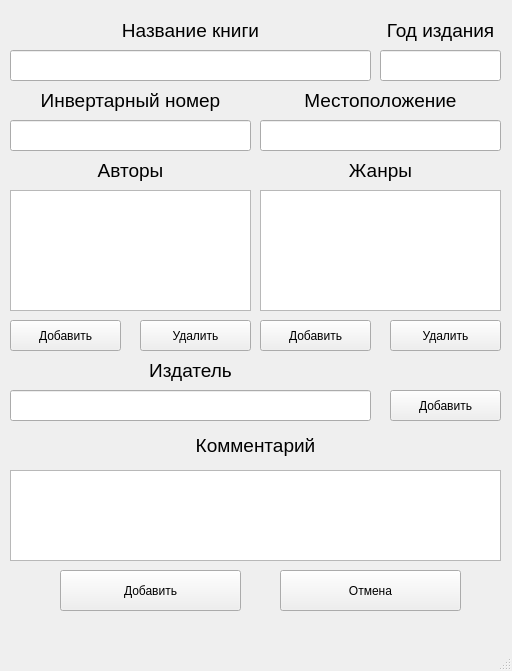
<?xml version="1.0" encoding="UTF-8"?>
<ui version="4.0">
 <class>MainWindow</class>
 <widget class="QMainWindow" name="MainWindow">
  <property name="geometry">
   <rect>
    <x>0</x>
    <y>0</y>
    <width>512</width>
    <height>671</height>
   </rect>
  </property>
  <property name="windowTitle">
   <string>Добавление книги</string>
  </property>
  <property name="documentMode">
   <bool>false</bool>
  </property>
  <widget class="QWidget" name="centralwidget">
   <widget class="QLabel" name="label_6">
    <property name="geometry">
     <rect>
      <x>10</x>
      <y>20</y>
      <width>361</width>
      <height>21</height>
     </rect>
    </property>
    <property name="font">
     <font>
      <pointsize>14</pointsize>
      <weight>50</weight>
      <bold>false</bold>
     </font>
    </property>
    <property name="text">
     <string>Название книги</string>
    </property>
    <property name="alignment">
     <set>Qt::AlignCenter</set>
    </property>
   </widget>
   <widget class="QLineEdit" name="line_name">
    <property name="geometry">
     <rect>
      <x>10</x>
      <y>50</y>
      <width>361</width>
      <height>31</height>
     </rect>
    </property>
    <property name="font">
     <font>
      <pointsize>14</pointsize>
     </font>
    </property>
   </widget>
   <widget class="QLabel" name="label_3">
    <property name="geometry">
     <rect>
      <x>380</x>
      <y>20</y>
      <width>121</width>
      <height>21</height>
     </rect>
    </property>
    <property name="font">
     <font>
      <pointsize>14</pointsize>
      <weight>50</weight>
      <bold>false</bold>
     </font>
    </property>
    <property name="text">
     <string>Год издания</string>
    </property>
    <property name="alignment">
     <set>Qt::AlignCenter</set>
    </property>
   </widget>
   <widget class="QLineEdit" name="line_year">
    <property name="geometry">
     <rect>
      <x>380</x>
      <y>50</y>
      <width>121</width>
      <height>31</height>
     </rect>
    </property>
    <property name="font">
     <font>
      <pointsize>14</pointsize>
     </font>
    </property>
    <property name="alignment">
     <set>Qt::AlignCenter</set>
    </property>
   </widget>
   <widget class="QLineEdit" name="line_name_2">
    <property name="geometry">
     <rect>
      <x>10</x>
      <y>120</y>
      <width>241</width>
      <height>31</height>
     </rect>
    </property>
    <property name="font">
     <font>
      <pointsize>14</pointsize>
     </font>
    </property>
   </widget>
   <widget class="QLabel" name="label_7">
    <property name="geometry">
     <rect>
      <x>10</x>
      <y>90</y>
      <width>241</width>
      <height>21</height>
     </rect>
    </property>
    <property name="font">
     <font>
      <pointsize>14</pointsize>
      <weight>50</weight>
      <bold>false</bold>
     </font>
    </property>
    <property name="text">
     <string>Инвертарный номер</string>
    </property>
    <property name="alignment">
     <set>Qt::AlignCenter</set>
    </property>
   </widget>
   <widget class="QTableWidget" name="table_authors">
    <property name="geometry">
     <rect>
      <x>10</x>
      <y>190</y>
      <width>241</width>
      <height>121</height>
     </rect>
    </property>
    <property name="font">
     <font>
      <pointsize>12</pointsize>
     </font>
    </property>
    <property name="layoutDirection">
     <enum>Qt::LeftToRight</enum>
    </property>
    <attribute name="verticalHeaderVisible">
     <bool>false</bool>
    </attribute>
   </widget>
   <widget class="QLabel" name="label_2">
    <property name="geometry">
     <rect>
      <x>10</x>
      <y>160</y>
      <width>241</width>
      <height>21</height>
     </rect>
    </property>
    <property name="font">
     <font>
      <pointsize>14</pointsize>
      <weight>50</weight>
      <bold>false</bold>
     </font>
    </property>
    <property name="text">
     <string>Авторы</string>
    </property>
    <property name="alignment">
     <set>Qt::AlignCenter</set>
    </property>
   </widget>
   <widget class="QPushButton" name="btn_add_tab_auth">
    <property name="geometry">
     <rect>
      <x>10</x>
      <y>320</y>
      <width>111</width>
      <height>31</height>
     </rect>
    </property>
    <property name="text">
     <string>Добавить</string>
    </property>
   </widget>
   <widget class="QPushButton" name="btn_del_auth_tab">
    <property name="geometry">
     <rect>
      <x>140</x>
      <y>320</y>
      <width>111</width>
      <height>31</height>
     </rect>
    </property>
    <property name="text">
     <string>Удалить</string>
    </property>
   </widget>
   <widget class="QTableWidget" name="table_genre">
    <property name="geometry">
     <rect>
      <x>260</x>
      <y>190</y>
      <width>241</width>
      <height>121</height>
     </rect>
    </property>
   </widget>
   <widget class="QLabel" name="label_8">
    <property name="geometry">
     <rect>
      <x>260</x>
      <y>160</y>
      <width>241</width>
      <height>21</height>
     </rect>
    </property>
    <property name="font">
     <font>
      <pointsize>14</pointsize>
      <weight>50</weight>
      <bold>false</bold>
     </font>
    </property>
    <property name="text">
     <string>Жанры</string>
    </property>
    <property name="alignment">
     <set>Qt::AlignCenter</set>
    </property>
   </widget>
   <widget class="QPushButton" name="btn_del_auth_tab_2">
    <property name="geometry">
     <rect>
      <x>390</x>
      <y>320</y>
      <width>111</width>
      <height>31</height>
     </rect>
    </property>
    <property name="text">
     <string>Удалить</string>
    </property>
   </widget>
   <widget class="QPushButton" name="btn_add_tab_auth_2">
    <property name="geometry">
     <rect>
      <x>260</x>
      <y>320</y>
      <width>111</width>
      <height>31</height>
     </rect>
    </property>
    <property name="text">
     <string>Добавить</string>
    </property>
   </widget>
   <widget class="QLineEdit" name="line_name_3">
    <property name="geometry">
     <rect>
      <x>260</x>
      <y>120</y>
      <width>241</width>
      <height>31</height>
     </rect>
    </property>
    <property name="font">
     <font>
      <pointsize>14</pointsize>
     </font>
    </property>
   </widget>
   <widget class="QLabel" name="label_9">
    <property name="geometry">
     <rect>
      <x>260</x>
      <y>90</y>
      <width>241</width>
      <height>21</height>
     </rect>
    </property>
    <property name="font">
     <font>
      <pointsize>14</pointsize>
      <weight>50</weight>
      <bold>false</bold>
     </font>
    </property>
    <property name="text">
     <string>Местоположение</string>
    </property>
    <property name="alignment">
     <set>Qt::AlignCenter</set>
    </property>
   </widget>
   <widget class="QLineEdit" name="line_name_4">
    <property name="geometry">
     <rect>
      <x>10</x>
      <y>390</y>
      <width>361</width>
      <height>31</height>
     </rect>
    </property>
    <property name="font">
     <font>
      <pointsize>14</pointsize>
     </font>
    </property>
   </widget>
   <widget class="QPushButton" name="btn_add_tab_auth_3">
    <property name="geometry">
     <rect>
      <x>390</x>
      <y>390</y>
      <width>111</width>
      <height>31</height>
     </rect>
    </property>
    <property name="text">
     <string>Добавить</string>
    </property>
   </widget>
   <widget class="QLabel" name="label_4">
    <property name="geometry">
     <rect>
      <x>10</x>
      <y>360</y>
      <width>361</width>
      <height>21</height>
     </rect>
    </property>
    <property name="font">
     <font>
      <pointsize>14</pointsize>
      <weight>50</weight>
      <bold>false</bold>
     </font>
    </property>
    <property name="text">
     <string>Издатель</string>
    </property>
    <property name="alignment">
     <set>Qt::AlignCenter</set>
    </property>
   </widget>
   <widget class="QLabel" name="label_5">
    <property name="geometry">
     <rect>
      <x>10</x>
      <y>430</y>
      <width>491</width>
      <height>31</height>
     </rect>
    </property>
    <property name="font">
     <font>
      <pointsize>14</pointsize>
      <weight>50</weight>
      <bold>false</bold>
     </font>
    </property>
    <property name="text">
     <string>Комментарий</string>
    </property>
    <property name="alignment">
     <set>Qt::AlignCenter</set>
    </property>
   </widget>
   <widget class="QTextEdit" name="text_comm">
    <property name="geometry">
     <rect>
      <x>10</x>
      <y>470</y>
      <width>491</width>
      <height>91</height>
     </rect>
    </property>
    <property name="font">
     <font>
      <pointsize>14</pointsize>
     </font>
    </property>
    <property name="html">
     <string>&lt;!DOCTYPE HTML PUBLIC &quot;-//W3C//DTD HTML 4.0//EN&quot; &quot;http://www.w3.org/TR/REC-html40/strict.dtd&quot;&gt;
&lt;html&gt;&lt;head&gt;&lt;meta name=&quot;qrichtext&quot; content=&quot;1&quot; /&gt;&lt;style type=&quot;text/css&quot;&gt;
p, li { white-space: pre-wrap; }
&lt;/style&gt;&lt;/head&gt;&lt;body style=&quot; font-family:'MS Shell Dlg 2'; font-size:14pt; font-weight:400; font-style:normal;&quot;&gt;
&lt;p style=&quot;-qt-paragraph-type:empty; margin-top:0px; margin-bottom:0px; margin-left:0px; margin-right:0px; -qt-block-indent:0; text-indent:0px; font-size:7.8pt;&quot;&gt;&lt;br /&gt;&lt;/p&gt;&lt;/body&gt;&lt;/html&gt;</string>
    </property>
   </widget>
   <widget class="QPushButton" name="btn_add">
    <property name="geometry">
     <rect>
      <x>60</x>
      <y>570</y>
      <width>181</width>
      <height>41</height>
     </rect>
    </property>
    <property name="text">
     <string>Добавить</string>
    </property>
   </widget>
   <widget class="QPushButton" name="btn_cancel">
    <property name="geometry">
     <rect>
      <x>280</x>
      <y>570</y>
      <width>181</width>
      <height>41</height>
     </rect>
    </property>
    <property name="text">
     <string>Отмена</string>
    </property>
   </widget>
   <widget class="QLabel" name="lab_info">
    <property name="geometry">
     <rect>
      <x>10</x>
      <y>620</y>
      <width>491</width>
      <height>21</height>
     </rect>
    </property>
    <property name="font">
     <font>
      <pointsize>14</pointsize>
     </font>
    </property>
    <property name="styleSheet">
     <string notr="true">color: rgb(255, 0, 0);</string>
    </property>
    <property name="text">
     <string/>
    </property>
    <property name="alignment">
     <set>Qt::AlignCenter</set>
    </property>
   </widget>
  </widget>
  <widget class="QStatusBar" name="statusbar"/>
 </widget>
 <resources/>
 <connections/>
</ui>
